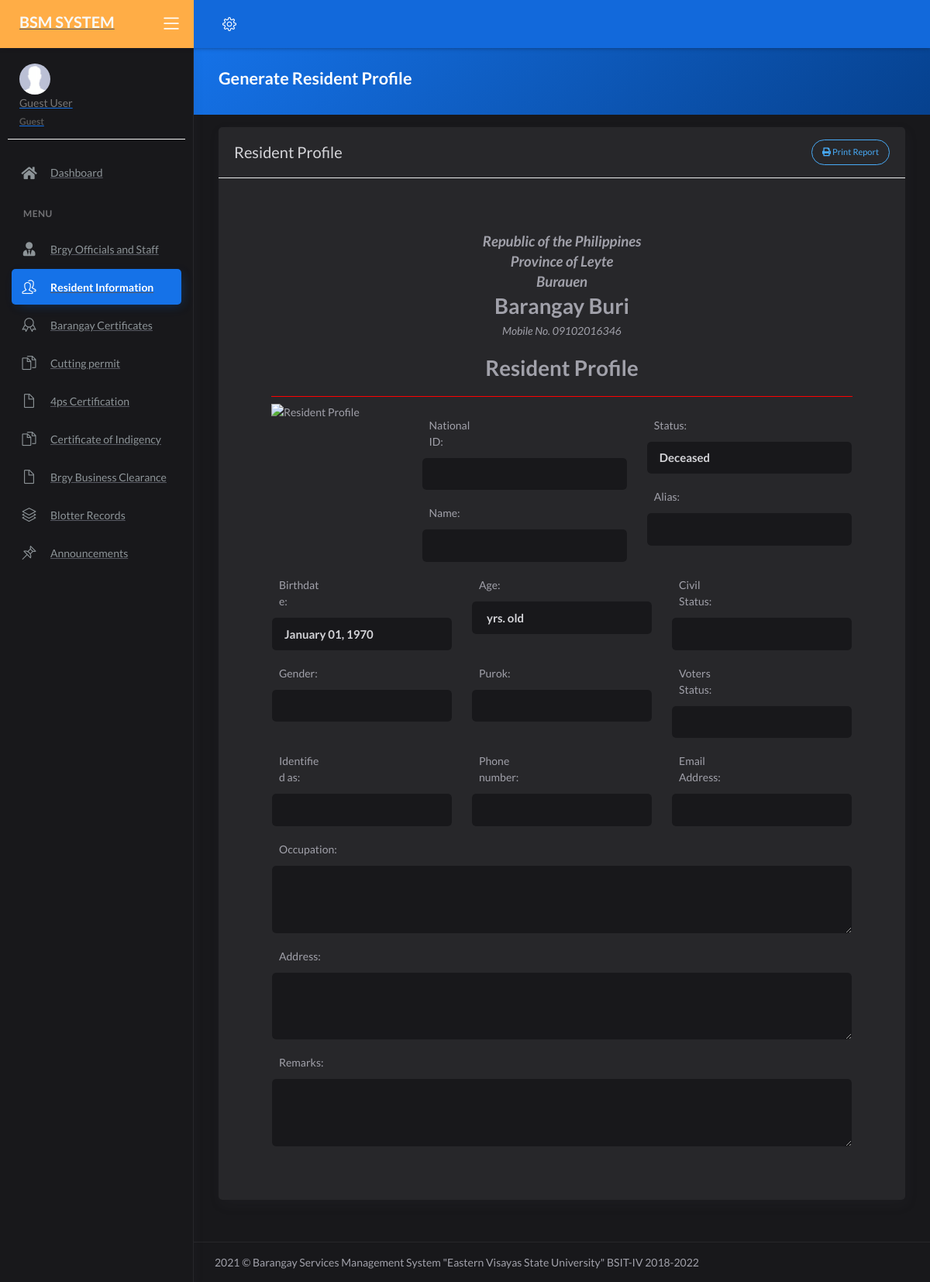
Page /generate_resident.php on the earlier database version.
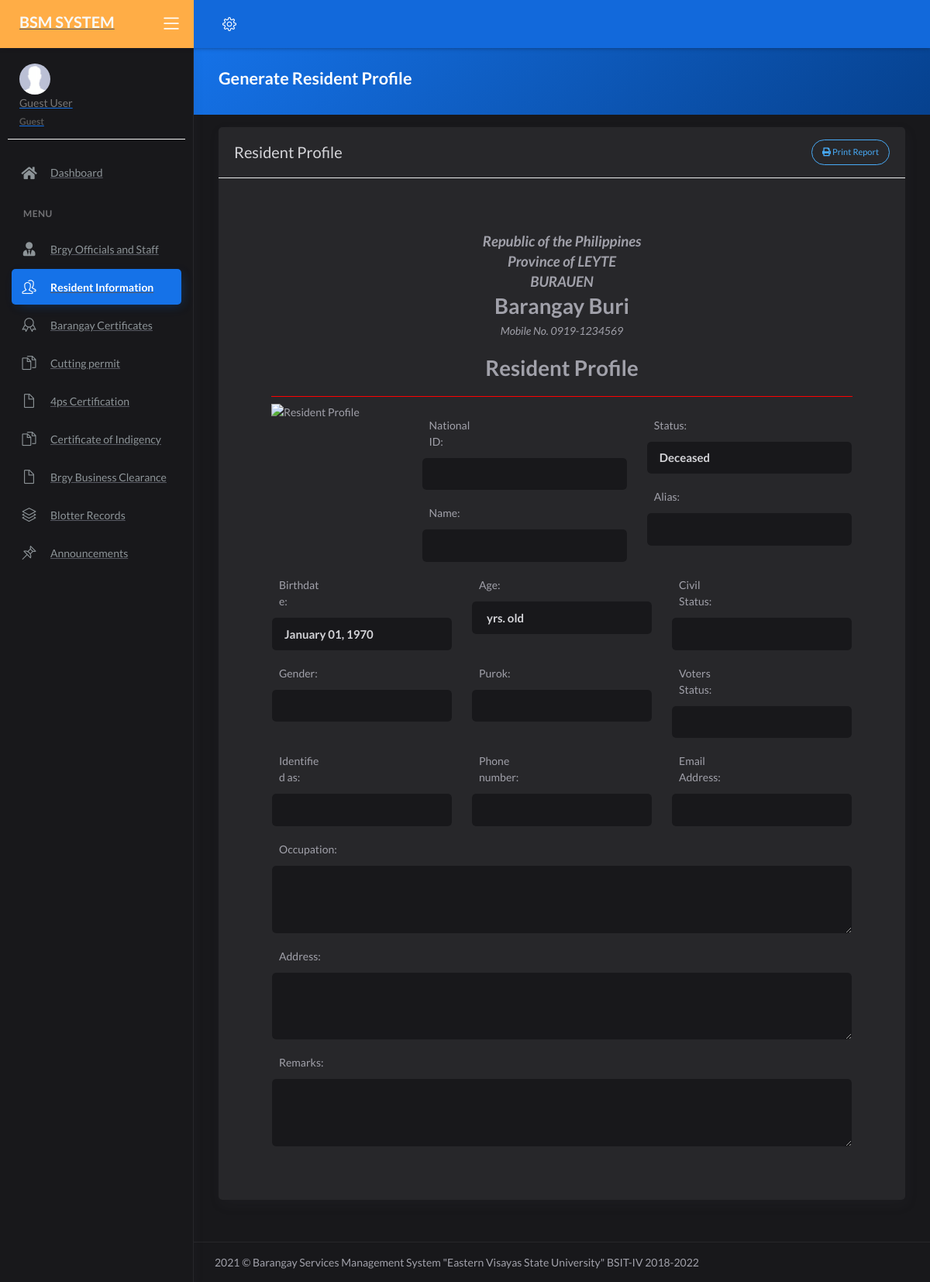
Same page on the later database version.
### tables this page shows
CREATE TABLE `tblbrgy_info` (
  `id` int NOT NULL AUTO_INCREMENT,
  `province` varchar(100) DEFAULT NULL,
  `town` varchar(100) DEFAULT NULL,
  `brgy_name` varchar(50) DEFAULT NULL,
  `number` varchar(50) DEFAULT NULL,
  `text` text,
  `image` varchar(200) DEFAULT NULL,
  `city_logo` varchar(100) DEFAULT NULL,
  `brgy_logo` varchar(100) DEFAULT NULL,
  PRIMARY KEY (`id`)
);

### templates/main-header.php (called while the page is built, shortened)
<?php include 'model/fetch_brgy_info.php' ?>

### model/fetch_brgy_info.php (called while the page is built, shortened)
<?php
    $query = "SELECT * FROM tblbrgy_info";
    $result = $conn->query($query);
	$row = $result->fetch_assoc();
	if($row){
		$province = $row['province'];
		$town	= $row['town'];
		$brgy 		= $row['brgy_name'];
		$number =  $row['number'];
	}
?>

### generate_resident.php (the view, shortened to what the changed rows need)
<!DOCTYPE html>
<html lang="en">
<head>
    <?php include 'templates/header.php' ?>
</head>
<body>
    <div class="wrapper">
        <?php include 'templates/main-header.php' ?>
        <div class="main-panel">
            <div class="content">
                <div class="panel-header bg-primary-gradient">
                    <div class="page-inner">
                        <div class="d-flex align-items-left align-items-md-center flex-column flex-md-row">
                            <div>
                                <h2 class="text-white fw-bold">Generate Resident Profile</h2>
                            </div>
                        </div>
                    </div>
                </div>
                <div class="page-inner">
                    <div class="row mt--2">
                        <div class="col-md-12">
                            <div class="card">
                                <div class="card-body m-5" id="printThis">
                                    <div class="d-flex flex-wrap justify-content-center" style="border-bottom:1px solid red">
                                        <div class="text-center">
                                            <h3 class="fw-bold mb-0"><i>Republic of the Philippines</i></h3>
                                            <h3 class="fw-bold mb-0"><i>Province of <?= ucwords($province) ?></i></h3>
                                            <h3 class="fw-bold mb-0"><i><?= ucwords($town) ?></i></h3>
                                            <h1 class="fw-bold mb-0"><?= ucwords($brgy) ?></i></h1>
                                            <p><i>Mobile No. <?= $number ?></i></p>
                                            <h1 class="fw-bold mb-3">Resident Profile</h2>
                                        </div>
                                    </div>
                                </div>
                            </div>
                        </div>
                    </div>
                </div>
            </div>
        </div>
    </div>
</body>
</html>

Differences in the rows shown:
changed tblbrgy_info "Barangay Buri": province "Leyte" → "LEYTE"; town "Burauen" → "BURAUEN"; number "09102016346" → "0919-1234569"
